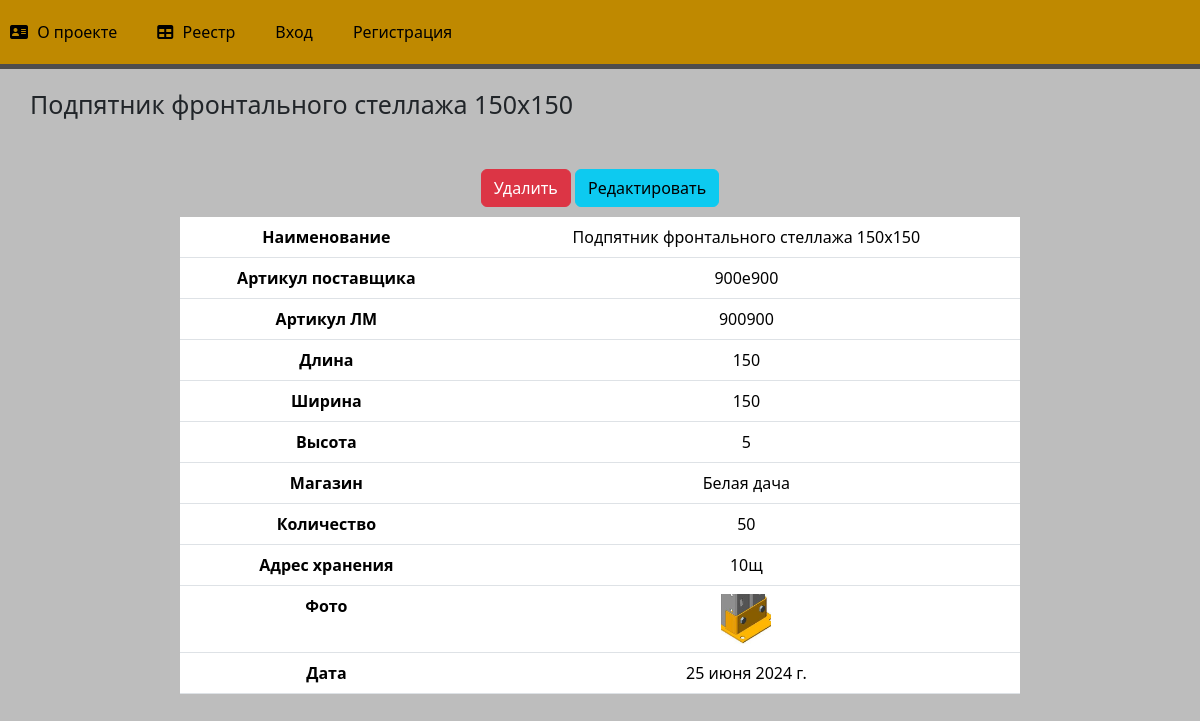
Page /6 on the committed database.
### main/models.py (models this page shows, shortened)
class Equipment(models.Model):
    title = models.CharField('Наименование', max_length=250)
    article = models.CharField('Артикул поставщика', max_length=250)
    lm_article = models.CharField('Артикул ЛМ', max_length=250)
    length = models.IntegerField('Длина')
    width = models.IntegerField('Ширина')
    depth = models.IntegerField('Высота')
    shop = models.CharField('Магазин', max_length=250)
    amount = models.IntegerField('Количество')
    address = models.CharField('Адрес хранения', max_length=250)
    image = models.ImageField(upload_to='image', blank=True, null=True)
    date = models.DateField('Дата')
    class Meta:
        verbose_name = 'Запись в реестр'
        verbose_name_plural = 'Реестр оборудования'

### main/views.py (the view)
# urls.py: path('<int:pk>', views.RegisterRecordView.as_view(), name='record-detail'),
@method_decorator(login_required, name='dispatch')
class RegisterRecordView(DetailView):
    model = Equipment
    template_name = 'main/detail_view.html'
    context_object_name = 'equipment'

### main/templates/main/detail_view.html (shortened to what this page needs)
{% extends 'main/layout.html' %}
{% block content %}
    <div class="features">
        <h1>{{ equipment.title }}</h1>
        <a href="{% url 'record-delete' equipment.id %}" class="btn btn-danger">Удалить</a>
        <a href="{% url 'record-update' equipment.id %}" class="btn btn-info">Редактировать</a>
        <div class="table-container">
            <table class="table">
                <tr>
                    <th>Наименование</th>
                    <td>{{ equipment.title }}</td>
                </tr>
                <tr>
                    <th>Артикул поставщика</th>
                    <td>{{ equipment.article }}</td>
                </tr>
                <tr>
                    <th>Артикул ЛМ</th>
                    <td>{{ equipment.lm_article }}</td>
                </tr>
                <tr>
                    <th>Длина</th>
                    <td>{{ equipment.length }}</td>
                </tr>
                <tr>
                    <th>Ширина</th>
                    <td>{{ equipment.width }}</td>
                </tr>
                <tr>
                    <th>Высота</th>
                    <td>{{ equipment.depth }}</td>
                </tr>
                <tr>
                    <th>Магазин</th>
                    <td>{{ equipment.shop }}</td>
                </tr>
                <tr>
                    <th>Количество</th>
                    <td>{{ equipment.amount }}</td>
                </tr>
                <tr>
                    <th>Адрес хранения</th>
                    <td>{{ equipment.address }}</td>
                </tr>
                <tr>
                    <th>Фото</th>
                    <td>
                        {% if equipment.image %}
                            <img src="{{ equipment.image.url }}" alt="{{ equipment.title }}" style="width:50px; height:50px;">
                        {% else %}
                            No photo
                        {% endif %}
                    </td>
                </tr>
                <tr>
                    <th>Дата</th>
                    <td>{{ equipment.date }}</td>
                </tr>
            </table>
        </div>
    </div>
{% endblock %}

### main/static/main/css/main.css (style rules this page uses)
body { background: #bdbdbd; }
main .features { float: left; color: #black; margin-top: 100px; text-align: center; width: 100%; }
main .features h1 { font-size: 25px; float: left; margin-top: -80px; margin-left: 30px; }
.table-container { width: 70%; margin: 0 auto; margin-top: 10px; }

### rows in the picture
Equipment: title "Подпятник фронтального стеллажа 150х150", article "900е900", lm_article "900900", length "150", width "150", depth "5", shop "Белая дача", amount "50", address "10щ", image (picture), date "25 июня 2024 г."
